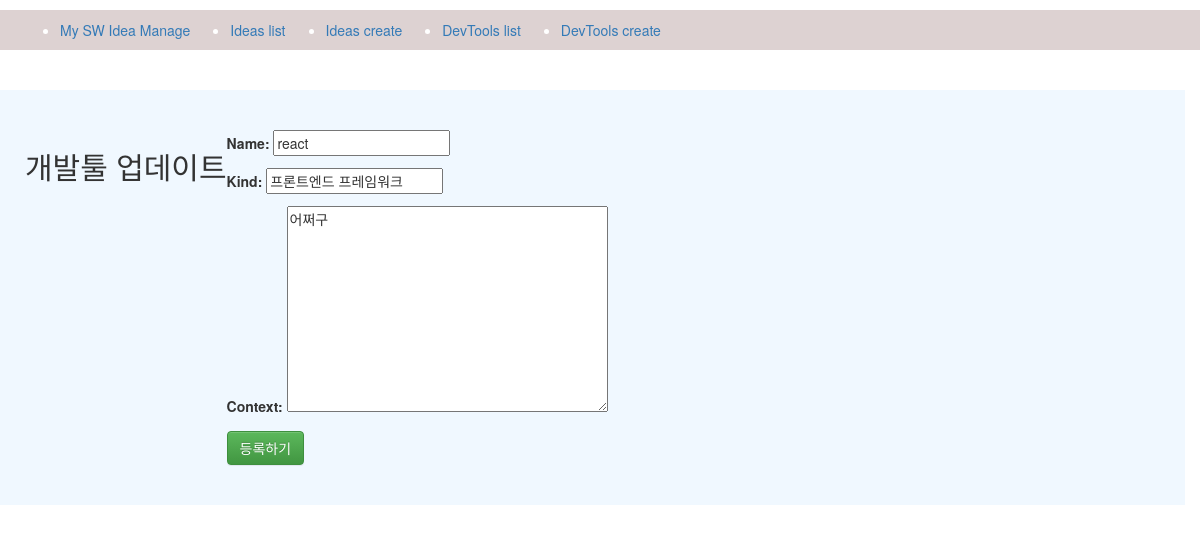
The page /devtools/2/update on the database its author committed.
### ideas/models.py (models this page shows, shortened)
class DevTool(models.Model):
    name = models.CharField(max_length=255, default='')
    kind = models.CharField(max_length=255, default='')
    context = models.TextField(default='')

### ideas/views.py (the view)
# urls.py: path('devtools/<int:pk>/update', tool_update, name='tool_update'),
def tool_update(req,pk):
  tool = DevTool.objects.get(id=pk)
  if req.method == "GET":
    form = DevToolForm(instance=tool)
    ctx = {'form' : form, 'pk':pk}
    return render(req,'tool_update.html',ctx)
  form = DevToolForm(req.POST, req.FILES, instance=tool)
  if form.is_valid():
    form.save()
  return redirect("ideas:tool_detail", pk)

### ideas/forms.py
class DevToolForm(forms.ModelForm):
  class Meta():
    model = DevTool
    fields = ['name', 'kind', 'context']

### ideas/templates/tool_update.html
{% extends 'base.html' %}
{% block content %}
<h2>개발툴 업데이트</h2>
<form
    action="{% url 'ideas:tool_update' pk=pk %}"
    method="post"
    enctype="multipart/form-data">
    {%csrf_token%} {{form.as_p}}
    <button class="btn btn-success">등록하기</button>
  </form>
{% endblock %}

### ideas/static/css/main.css (style rules this page uses)
body { padding-left: 0; }
.row h2 { text-align: center; }

### rows shown on the page
DevTool: name "react", kind "프론트엔드 프레임워크", context "어쩌구"
